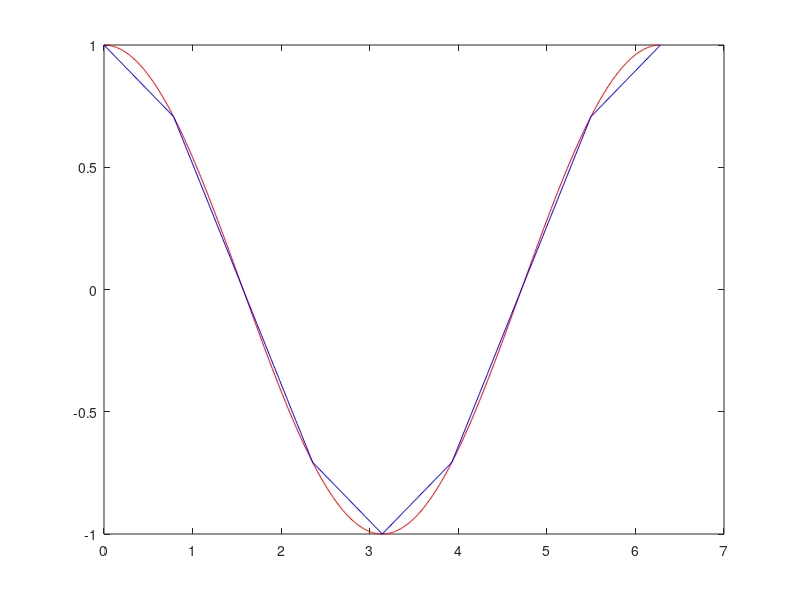

Write the MATLAB code that produced this figure.
x = 0 : pi/4 : 2*pi;
y = cos(x);

interval = 0 : 0.01: 2*pi; # as the name implies is the interval

interp = interp1(x, y, interval); # one dimensional interpolation
                
plot(interval, cos(interval),'r', interval, interp, 'b'); # the plot of the graph of the function
                                                          # and of the corresponding linear spline function